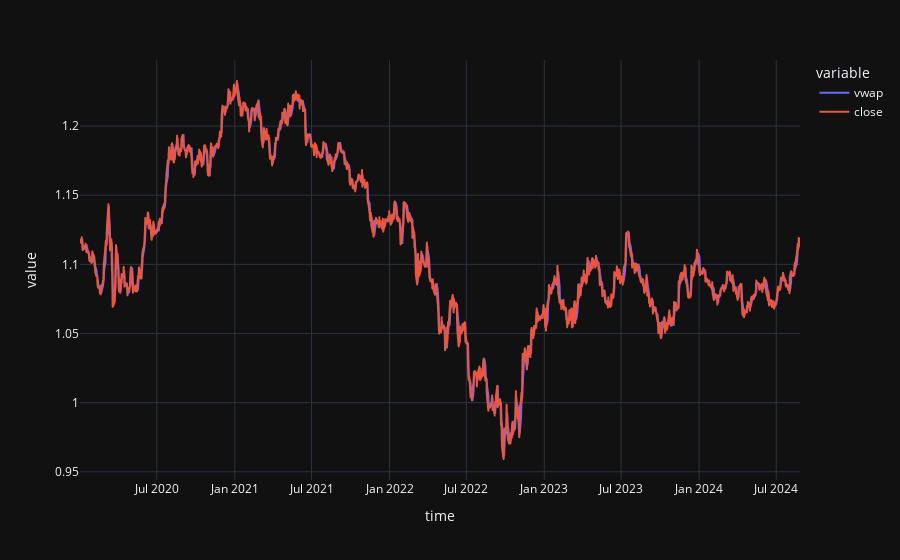

Notebook code cell kept with this figure:
### Code cell
ohlc['cumulative_volume'] = ohlc.groupby('date')['tick_volume'].cumsum()
ohlc['price_x_volume'] = ohlc['typical_price'] * ohlc['tick_volume']
ohlc['cumulative_pxv'] =  ohlc.groupby('date')['price_x_volume'].cumsum()
ohlc['vwap'] = ohlc['cumulative_pxv'] / ohlc['cumulative_volume']

ohlc['vwap'] = ohlc['vwap'].shift(1)

fig = px.line(ohlc, x='time', y=['vwap', 'close'])
display(fig)

display(ohlc)

### Figure 1 — Plotly figure (JSON) as saved in the notebook; plotly's stock layout.template omitted (floating-point values rounded to 4 significant figures; data arrays with more than 128 entries replaced by an {"elided": "..."} marker saying what was removed)
{"data": [{"hovertemplate": "variable=vwap<br>time=%{x}<br>value=%{y}<extra></extra>", "legendgroup": "vwap", "line": {"color": "#636efa", "dash": "solid"}, "marker": {"symbol": "circle"}, "mode": "lines", "name": "vwap", "showlegend": true, "x": {"elided": "1208 str values"}, "xaxis": "x", "y": {"elided": "1208 float values"}, "yaxis": "y", "type": "scattergl"}, {"hovertemplate": "variable=close<br>time=%{x}<br>value=%{y}<extra></extra>", "legendgroup": "close", "line": {"color": "#EF553B", "dash": "solid"}, "marker": {"symbol": "circle"}, "mode": "lines", "name": "close", "showlegend": true, "x": {"elided": "1208 str values"}, "xaxis": "x", "y": {"elided": "1208 float values"}, "yaxis": "y", "type": "scattergl"}], "layout": {"xaxis": {"anchor": "y", "domain": [0.0, 1.0], "title": {"text": "time"}}, "yaxis": {"anchor": "x", "domain": [0.0, 1.0], "title": {"text": "value"}}, "legend": {"title": {"text": "variable"}, "tracegroupgap": 0}, "margin": {"t": 60}}}
